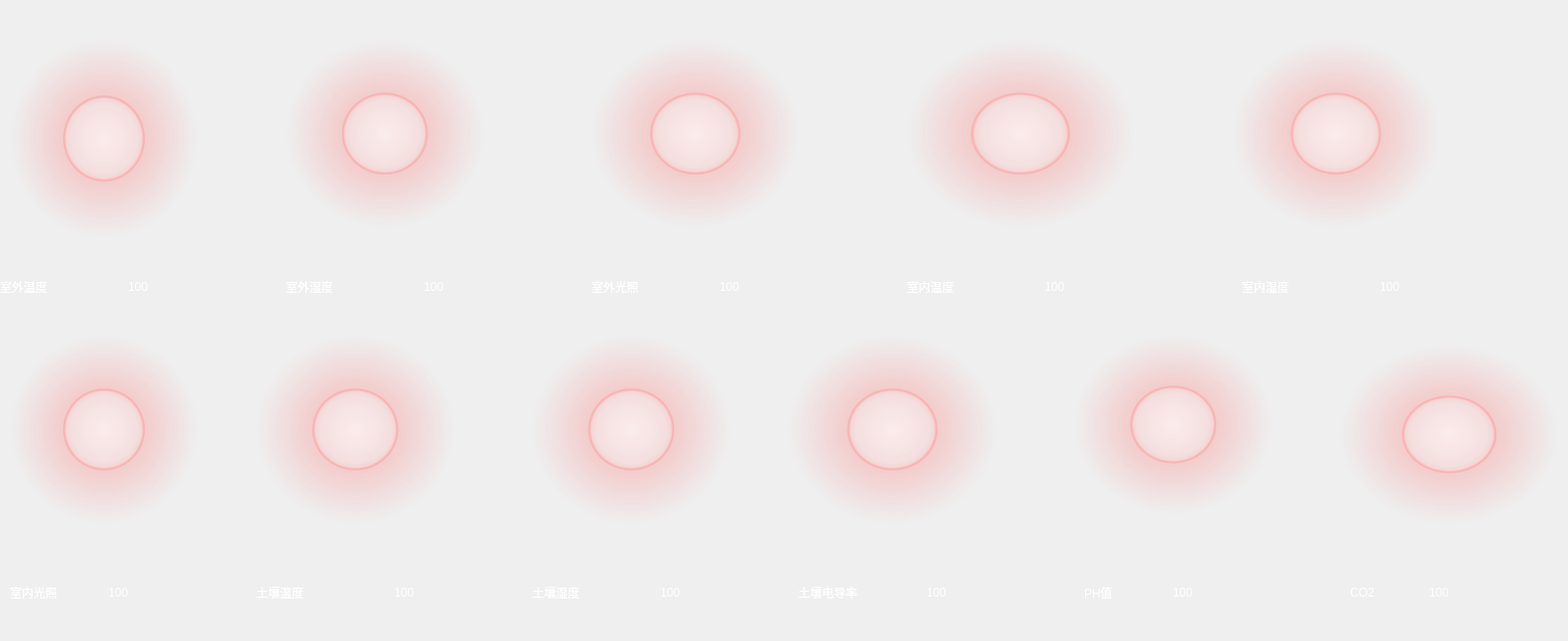
   <widget class="QWidget" name="tab">
    <attribute name="title">
     <string>数据可视化</string>
    </attribute>
    <widget class="QwtDial" name="out_tempDial" native="true">
     <property name="geometry">
      <rect>
       <x>10</x>
       <y>40</y>
       <width>191</width>
       <height>201</height>
      </rect>
     </property>
     <property name="styleSheet">
      <string notr="true">color: rgb(255, 251, 244);
font: 25 12pt &quot;微软雅黑 Light&quot;;
background-color: qradialgradient(spread:pad, cx:0.5, cy:0.5, radius:0.5, fx:0.5, fy:0.5, stop:0 rgba(255, 235, 235, 206), stop:0.35 rgba(255, 188, 188, 80), stop:0.4 rgba(255, 162, 162, 80), stop:0.425 rgba(255, 132, 132, 156), stop:0.44 rgba(252, 128, 128, 80), stop:1 rgba(255, 255, 255, 0));</string>
     </property>
     <property name="upperBound" stdset="0">
      <double>45.000000000000000</double>
     </property>
     <property name="lineWidth" stdset="0">
      <number>4</number>
     </property>
    </widget>
    <widget class="QwtDial" name="out_humiDial" native="true">
     <property name="geometry">
      <rect>
       <x>290</x>
       <y>40</y>
       <width>201</width>
       <height>191</height>
      </rect>
     </property>
     <property name="styleSheet">
      <string notr="true">color: rgb(255, 251, 244);
font: 25 12pt &quot;微软雅黑 Light&quot;;
background-color: qradialgradient(spread:pad, cx:0.5, cy:0.5, radius:0.5, fx:0.5, fy:0.5, stop:0 rgba(255, 235, 235, 206), stop:0.35 rgba(255, 188, 188, 80), stop:0.4 rgba(255, 162, 162, 80), stop:0.425 rgba(255, 132, 132, 156), stop:0.44 rgba(252, 128, 128, 80), stop:1 rgba(255, 255, 255, 0));</string>
     </property>
     <property name="lineWidth" stdset="0">
      <number>4</number>
     </property>
    </widget>
    <widget class="QwtDial" name="out_ligthDial" native="true">
     <property name="geometry">
      <rect>
       <x>600</x>
       <y>40</y>
       <width>211</width>
       <height>191</height>
      </rect>
     </property>
     <property name="styleSheet">
      <string notr="true">color: rgb(255, 251, 244);
font: 25 12pt &quot;微软雅黑 Light&quot;;
background-color: qradialgradient(spread:pad, cx:0.5, cy:0.5, radius:0.5, fx:0.5, fy:0.5, stop:0 rgba(255, 235, 235, 206), stop:0.35 rgba(255, 188, 188, 80), stop:0.4 rgba(255, 162, 162, 80), stop:0.425 rgba(255, 132, 132, 156), stop:0.44 rgba(252, 128, 128, 80), stop:1 rgba(255, 255, 255, 0));</string>
     </property>
     <property name="lineWidth" stdset="0">
      <number>4</number>
     </property>
    </widget>
    <widget class="QwtDial" name="temp_Dial" native="true">
     <property name="geometry">
      <rect>
       <x>920</x>
       <y>40</y>
       <width>231</width>
       <height>191</height>
      </rect>
     </property>
     <property name="styleSheet">
      <string notr="true">color: rgb(255, 255, 246);
font: 25 12pt &quot;微软雅黑 Light&quot;;
background-color: qradialgradient(spread:pad, cx:0.5, cy:0.5, radius:0.5, fx:0.5, fy:0.5, stop:0 rgba(255, 235, 235, 206), stop:0.35 rgba(255, 188, 188, 80), stop:0.4 rgba(255, 162, 162, 80), stop:0.425 rgba(255, 132, 132, 156), stop:0.44 rgba(252, 128, 128, 80), stop:1 rgba(255, 255, 255, 0));</string>
     </property>
     <property name="upperBound" stdset="0">
      <double>60.000000000000000</double>
     </property>
     <property name="lineWidth" stdset="0">
      <number>4</number>
     </property>
    </widget>
    <widget class="QwtDial" name="humi_Dial" native="true">
     <property name="geometry">
      <rect>
       <x>1250</x>
       <y>40</y>
       <width>211</width>
       <height>191</height>
      </rect>
     </property>
     <property name="styleSheet">
      <string notr="true">color: rgb(255, 251, 244);
font: 25 12pt &quot;微软雅黑 Light&quot;;
background-color: qradialgradient(spread:pad, cx:0.5, cy:0.5, radius:0.5, fx:0.5, fy:0.5, stop:0 rgba(255, 235, 235, 206), stop:0.35 rgba(255, 188, 188, 80), stop:0.4 rgba(255, 162, 162, 80), stop:0.425 rgba(255, 132, 132, 156), stop:0.44 rgba(252, 128, 128, 80), stop:1 rgba(255, 255, 255, 0));</string>
     </property>
     <property name="lineWidth" stdset="0">
      <number>4</number>
     </property>
    </widget>
    <widget class="QwtDial" name="ligth_Dial" native="true">
     <property name="geometry">
      <rect>
       <x>10</x>
       <y>340</y>
       <width>191</width>
       <height>191</height>
      </rect>
     </property>
     <property name="cursor">
      <cursorShape>ArrowCursor</cursorShape>
     </property>
     <property name="styleSheet">
      <string notr="true">color: rgb(255, 251, 244);
font: 25 12pt &quot;微软雅黑 Light&quot;;
background-color: qradialgradient(spread:pad, cx:0.5, cy:0.5, radius:0.5, fx:0.5, fy:0.5, stop:0 rgba(255, 235, 235, 206), stop:0.35 rgba(255, 188, 188, 80), stop:0.4 rgba(255, 162, 162, 80), stop:0.425 rgba(255, 132, 132, 156), stop:0.44 rgba(252, 128, 128, 80), stop:1 rgba(255, 255, 255, 0));</string>
     </property>
     <property name="lineWidth" stdset="0">
      <number>4</number>
     </property>
    </widget>
    <widget class="QwtDial" name="soiltempDial" native="true">
     <property name="geometry">
      <rect>
       <x>260</x>
       <y>340</y>
       <width>201</width>
       <height>191</height>
      </rect>
     </property>
     <property name="styleSheet">
      <string notr="true">color: rgb(255, 251, 244);
font: 25 12pt &quot;微软雅黑 Light&quot;;
background-color: qradialgradient(spread:pad, cx:0.5, cy:0.5, radius:0.5, fx:0.5, fy:0.5, stop:0 rgba(255, 235, 235, 206), stop:0.35 rgba(255, 188, 188, 80), stop:0.4 rgba(255, 162, 162, 80), stop:0.425 rgba(255, 132, 132, 156), stop:0.44 rgba(252, 128, 128, 80), stop:1 rgba(255, 255, 255, 0));</string>
     </property>
     <property name="upperBound" stdset="0">
      <double>50.000000000000000</double>
     </property>
     <property name="lineWidth" stdset="0">
      <number>4</number>
     </property>
    </widget>
    <widget class="QwtDial" name="soilhumi_Dial" native="true">
     <property name="geometry">
      <rect>
       <x>540</x>
       <y>340</y>
       <width>201</width>
       <height>191</height>
      </rect>
     </property>
     <property name="styleSheet">
      <string notr="true">color: rgb(255, 251, 244);
font: 25 12pt &quot;微软雅黑 Light&quot;;
background-color: qradialgradient(spread:pad, cx:0.5, cy:0.5, radius:0.5, fx:0.5, fy:0.5, stop:0 rgba(255, 235, 235, 206), stop:0.35 rgba(255, 188, 188, 80), stop:0.4 rgba(255, 162, 162, 80), stop:0.425 rgba(255, 132, 132, 156), stop:0.44 rgba(252, 128, 128, 80), stop:1 rgba(255, 255, 255, 0));</string>
     </property>
     <property name="lineWidth" stdset="0">
      <number>4</number>
     </property>
    </widget>
    <widget class="QwtDial" name="DD_Dial" native="true">
     <property name="geometry">
      <rect>
       <x>800</x>
       <y>340</y>
       <width>211</width>
       <height>191</height>
      </rect>
     </property>
     <property name="styleSheet">
      <string notr="true">color: rgb(255, 251, 244);
font: 25 12pt &quot;微软雅黑 Light&quot;;
background-color: qradialgradient(spread:pad, cx:0.5, cy:0.5, radius:0.5, fx:0.5, fy:0.5, stop:0 rgba(255, 235, 235, 206), stop:0.35 rgba(255, 188, 188, 80), stop:0.4 rgba(255, 162, 162, 80), stop:0.425 rgba(255, 132, 132, 156), stop:0.44 rgba(252, 128, 128, 80), stop:1 rgba(255, 255, 255, 0));</string>
     </property>
     <property name="upperBound" stdset="0">
      <double>45.000000000000000</double>
     </property>
     <property name="lineWidth" stdset="0">
      <number>4</number>
     </property>
    </widget>
    <widget class="QwtDial" name="PH_Dial" native="true">
     <property name="geometry">
      <rect>
       <x>1090</x>
       <y>340</y>
       <width>201</width>
       <height>181</height>
      </rect>
     </property>
     <property name="styleSheet">
      <string notr="true">color: rgb(255, 251, 244);
font: 25 12pt &quot;微软雅黑 Light&quot;;
background-color: qradialgradient(spread:pad, cx:0.5, cy:0.5, radius:0.5, fx:0.5, fy:0.5, stop:0 rgba(255, 235, 235, 206), stop:0.35 rgba(255, 188, 188, 80), stop:0.4 rgba(255, 162, 162, 80), stop:0.425 rgba(255, 132, 132, 156), stop:0.44 rgba(252, 128, 128, 80), stop:1 rgba(255, 255, 255, 0));</string>
     </property>
     <property name="upperBound" stdset="0">
      <double>14.000000000000000</double>
     </property>
     <property name="lineWidth" stdset="0">
      <number>4</number>
     </property>
    </widget>
    <widget class="QLabel" name="label_3">
     <property name="geometry">
      <rect>
       <x>0</x>
       <y>260</y>
       <width>121</width>
       <height>61</height>
      </rect>
     </property>
     <property name="styleSheet">
      <string notr="true">color: rgb(255, 255, 255);
font: 25 18pt &quot;微软雅黑 Light&quot;;</string>
     </property>
     <property name="text">
      <string>室外温度</string>
     </property>
    </widget>
    <widget class="QLabel" name="label_4">
     <property name="geometry">
      <rect>
       <x>290</x>
       <y>270</y>
       <width>121</width>
       <height>41</height>
      </rect>
     </property>
     <property name="styleSheet">
      <string notr="true">color: rgb(255, 255, 255);
font: 25 18pt &quot;微软雅黑 Light&quot;;</string>
     </property>
     <property name="text">
      <string>室外湿度</string>
     </property>
    </widget>
    <widget class="QLabel" name="label_5">
     <property name="geometry">
      <rect>
       <x>600</x>
       <y>270</y>
       <width>121</width>
       <height>41</height>
      </rect>
     </property>
     <property name="styleSheet">
      <string notr="true">color: rgb(255, 255, 255);
font: 25 18pt &quot;微软雅黑 Light&quot;;</string>
     </property>
     <property name="text">
      <string>室外光照</string>
     </property>
    </widget>
    <widget class="QLabel" name="label_6">
     <property name="geometry">
      <rect>
       <x>920</x>
       <y>270</y>
       <width>121</width>
       <height>41</height>
      </rect>
     </property>
     <property name="styleSheet">
      <string notr="true">color: rgb(255, 255, 255);
font: 25 18pt &quot;微软雅黑 Light&quot;;</string>
     </property>
     <property name="text">
      <string>室内温度</string>
     </property>
    </widget>
    <widget class="QLabel" name="label_7">
     <property name="geometry">
      <rect>
       <x>1260</x>
       <y>270</y>
       <width>121</width>
       <height>41</height>
      </rect>
     </property>
     <property name="styleSheet">
      <string notr="true">color: rgb(255, 255, 255);
font: 25 18pt &quot;微软雅黑 Light&quot;;</string>
     </property>
     <property name="text">
      <string>室内湿度</string>
     </property>
    </widget>
    <widget class="QLabel" name="label_8">
     <property name="geometry">
      <rect>
       <x>10</x>
       <y>580</y>
       <width>91</width>
       <height>41</height>
      </rect>
     </property>
     <property name="styleSheet">
      <string notr="true">color: rgb(255, 255, 255);
font: 25 18pt &quot;微软雅黑 Light&quot;;</string>
     </property>
     <property name="text">
      <string>室内光照</string>
     </property>
    </widget>
    <widget class="QLabel" name="label_9">
     <property name="geometry">
      <rect>
       <x>260</x>
       <y>580</y>
       <width>131</width>
       <height>41</height>
      </rect>
     </property>
     <property name="styleSheet">
      <string notr="true">color: rgb(255, 255, 255);
font: 25 18pt &quot;微软雅黑 Light&quot;;</string>
     </property>
     <property name="text">
      <string>土壤温度</string>
     </property>
    </widget>
    <widget class="QLabel" name="label_10">
     <property name="geometry">
      <rect>
       <x>540</x>
       <y>580</y>
       <width>121</width>
       <height>41</height>
      </rect>
     </property>
     <property name="styleSheet">
      <string notr="true">color: rgb(255, 255, 255);
font: 25 18pt &quot;微软雅黑 Light&quot;;</string>
     </property>
     <property name="text">
      <string>土壤湿度</string>
     </property>
    </widget>
    <widget class="QLabel" name="label_11">
     <property name="geometry">
      <rect>
       <x>810</x>
       <y>580</y>
       <width>121</width>
       <height>41</height>
      </rect>
     </property>
     <property name="styleSheet">
      <string notr="true">color: rgb(255, 255, 255);
font: 25 18pt &quot;微软雅黑 Light&quot;;</string>
     </property>
     <property name="text">
      <string>土壤电导率</string>
     </property>
    </widget>
    <widget class="QLabel" name="label_12">
     <property name="geometry">
      <rect>
       <x>1100</x>
       <y>580</y>
       <width>81</width>
       <height>41</height>
      </rect>
     </property>
     <property name="styleSheet">
      <string notr="true">color: rgb(255, 255, 255);
font: 25 18pt &quot;微软雅黑 Light&quot;;</string>
     </property>
     <property name="text">
      <string>PH值</string>
     </property>
    </widget>
    <widget class="QwtDial" name="CO2_Dial" native="true">
     <property name="geometry">
      <rect>
       <x>1360</x>
       <y>350</y>
       <width>221</width>
       <height>181</height>
      </rect>
     </property>
     <property name="cursor">
      <cursorShape>ArrowCursor</cursorShape>
     </property>
     <property name="styleSheet">
      <string notr="true">color: rgb(255, 251, 244);
font: 25 12pt &quot;微软雅黑 Light&quot;;
background-color: qradialgradient(spread:pad, cx:0.5, cy:0.5, radius:0.5, fx:0.5, fy:0.5, stop:0 rgba(255, 235, 235, 206), stop:0.35 rgba(255, 188, 188, 80), stop:0.4 rgba(255, 162, 162, 80), stop:0.425 rgba(255, 132, 132, 156), stop:0.44 rgba(252, 128, 128, 80), stop:1 rgba(255, 255, 255, 0));</string>
     </property>
     <property name="upperBound" stdset="0">
      <double>1000.000000000000000</double>
     </property>
     <property name="lineWidth" stdset="0">
      <number>4</number>
     </property>
    </widget>
    <widget class="QLabel" name="label_13">
     <property name="geometry">
      <rect>
       <x>1370</x>
       <y>580</y>
       <width>71</width>
       <height>41</height>
      </rect>
     </property>
     <property name="styleSheet">
      <string notr="true">color: rgb(255, 255, 255);
font: 25 18pt &quot;微软雅黑 Light&quot;;</string>
     </property>
     <property name="text">
      <string>CO2</string>
     </property>
    </widget>
    <widget class="QLabel" name="out_templabel">
     <property name="geometry">
      <rect>
       <x>130</x>
       <y>270</y>
       <width>71</width>
       <height>41</height>
      </rect>
     </property>
     <property name="styleSheet">
      <string notr="true">color: rgb(255, 255, 255);
font: 25 24pt &quot;微软雅黑 Light&quot;;</string>
     </property>
     <property name="text">
      <string>100</string>
     </property>
    </widget>
    <widget class="QLabel" name="out_humilabel">
     <property name="geometry">
      <rect>
       <x>430</x>
       <y>270</y>
       <width>61</width>
       <height>41</height>
      </rect>
     </property>
     <property name="styleSheet">
      <string notr="true">color: rgb(255, 255, 255);
font: 25 24pt &quot;微软雅黑 Light&quot;;</string>
     </property>
     <property name="text">
      <string>100</string>
     </property>
    </widget>
    <widget class="QLabel" name="out_ligthlabel">
     <property name="geometry">
      <rect>
       <x>730</x>
       <y>270</y>
       <width>71</width>
       <height>41</height>
      </rect>
     </property>
     <property name="styleSheet">
      <string notr="true">color: rgb(255, 255, 255);
font: 25 24pt &quot;微软雅黑 Light&quot;;</string>
     </property>
     <property name="text">
      <string>100</string>
     </property>
    </widget>
    <widget class="QLabel" name="templabel">
     <property name="geometry">
      <rect>
       <x>1060</x>
       <y>270</y>
       <width>61</width>
       <height>41</height>
      </rect>
     </property>
     <property name="styleSheet">
      <string notr="true">color: rgb(255, 255, 255);
font: 25 24pt &quot;微软雅黑 Light&quot;;</string>
     </property>
     <property name="text">
      <string>100</string>
     </property>
    </widget>
    <widget class="QLabel" name="humilabel">
     <property name="geometry">
      <rect>
       <x>1400</x>
       <y>270</y>
       <width>61</width>
       <height>41</height>
      </rect>
     </property>
     <property name="styleSheet">
      <string notr="true">color: rgb(255, 255, 255);
font: 25 24pt &quot;微软雅黑 Light&quot;;</string>
     </property>
     <property name="text">
      <string>100</string>
     </property>
    </widget>
    <widget class="QLabel" name="ligthlabel">
     <property name="geometry">
      <rect>
       <x>110</x>
       <y>580</y>
       <width>61</width>
       <height>41</height>
      </rect>
     </property>
     <property name="styleSheet">
      <string notr="true">color: rgb(255, 255, 255);
font: 25 24pt &quot;微软雅黑 Light&quot;;</string>
     </property>
     <property name="text">
      <string>100</string>
     </property>
    </widget>
    <widget class="QLabel" name="soiltemplabel">
     <property name="geometry">
      <rect>
       <x>400</x>
       <y>580</y>
       <width>61</width>
       <height>41</height>
      </rect>
     </property>
     <property name="styleSheet">
      <string notr="true">color: rgb(255, 255, 255);
font: 25 24pt &quot;微软雅黑 Light&quot;;</string>
     </property>
     <property name="text">
      <string>100</string>
     </property>
    </widget>
    <widget class="QLabel" name="soilhumilabel">
     <property name="geometry">
      <rect>
       <x>670</x>
       <y>580</y>
       <width>61</width>
       <height>41</height>
      </rect>
     </property>
     <property name="styleSheet">
      <string notr="true">color: rgb(255, 255, 255);
font: 25 24pt &quot;微软雅黑 Light&quot;;</string>
     </property>
     <property name="text">
      <string>100</string>
     </property>
    </widget>
    <widget class="QLabel" name="DDlabel">
     <property name="geometry">
      <rect>
       <x>940</x>
       <y>580</y>
       <width>61</width>
       <height>41</height>
      </rect>
     </property>
     <property name="styleSheet">
      <string notr="true">color: rgb(255, 255, 255);
font: 25 24pt &quot;微软雅黑 Light&quot;;</string>
     </property>
     <property name="text">
      <string>100</string>
     </property>
    </widget>
    <widget class="QLabel" name="PHlabel">
     <property name="geometry">
      <rect>
       <x>1190</x>
       <y>580</y>
       <width>61</width>
       <height>41</height>
      </rect>
     </property>
     <property name="styleSheet">
      <string notr="true">color: rgb(255, 255, 255);
font: 25 24pt &quot;微软雅黑 Light&quot;;</string>
     </property>
     <property name="text">
      <string>100</string>
     </property>
    </widget>
    <widget class="QLabel" name="CO2label">
     <property name="geometry">
      <rect>
       <x>1450</x>
       <y>580</y>
       <width>61</width>
       <height>41</height>
      </rect>
     </property>
     <property name="styleSheet">
      <string notr="true">color: rgb(255, 255, 255);
font: 25 24pt &quot;微软雅黑 Light&quot;;</string>
     </property>
     <property name="text">
      <string>100</string>
     </property>
    </widget>
    <widget class="QLabel" name="label">
     <property name="geometry">
      <rect>
       <x>190</x>
       <y>260</y>
       <width>81</width>
       <height>61</height>
      </rect>
     </property>
     <property name="styleSheet">
      <string notr="true">image: url(:/pic/icon_2/sheshidu.png);</string>
     </property>
     <property name="text">
      <string/>
     </property>
    </widget>
    <widget class="QLabel" name="label_2">
     <property name="geometry">
      <rect>
       <x>490</x>
       <y>250</y>
       <width>91</width>
       <height>81</height>
      </rect>
     </property>
     <property name="styleSheet">
      <string notr="true">image: url(:/pic/icon_2/shidu.png);</string>
     </property>
     <property name="text">
      <string/>
     </property>
    </widget>
    <widget class="QLabel" name="label_14">
     <property name="geometry">
      <rect>
       <x>810</x>
       <y>250</y>
       <width>101</width>
       <height>81</height>
      </rect>
     </property>
     <property name="styleSheet">
      <string notr="true">image: url(:/pic/icon_2/guangzhaodu.png);</string>
     </property>
     <property name="text">
      <string/>
     </property>
    </widget>
    <widget class="QLabel" name="label_15">
     <property name="geometry">
      <rect>
       <x>1140</x>
       <y>260</y>
       <width>71</width>
       <height>61</height>
      </rect>
     </property>
     <property name="styleSheet">
      <string notr="true">image: url(:/pic/icon_2/sheshidu.png);</string>
     </property>
     <property name="text">
      <string/>
     </property>
    </widget>
    <widget class="QLabel" name="label_16">
     <property name="geometry">
      <rect>
       <x>1460</x>
       <y>250</y>
       <width>91</width>
       <height>81</height>
      </rect>
     </property>
     <property name="styleSheet">
      <string notr="true">image: url(:/pic/icon_2/shidu.png);</string>
     </property>
     <property name="text">
      <string/>
     </property>
    </widget>
    <widget class="QLabel" name="label_17">
     <property name="geometry">
      <rect>
       <x>160</x>
       <y>560</y>
       <width>91</width>
       <height>71</height>
      </rect>
     </property>
     <property name="styleSheet">
      <string notr="true">image: url(:/pic/icon_2/guangzhaodu.png);</string>
     </property>
     <property name="text">
      <string/>
     </property>
    </widget>
    <widget class="QLabel" name="label_18">
     <property name="geometry">
      <rect>
       <x>460</x>
       <y>570</y>
       <width>71</width>
       <height>71</height>
      </rect>
     </property>
     <property name="styleSheet">
      <string notr="true">image: url(:/pic/icon_2/turangwendu.png);</string>
     </property>
     <property name="text">
      <string/>
     </property>
    </widget>
    <widget class="QLabel" name="label_19">
     <property name="geometry">
      <rect>
       <x>730</x>
       <y>570</y>
       <width>81</width>
       <height>71</height>
      </rect>
     </property>
     <property name="styleSheet">
      <string notr="true">image: url(:/pic/icon_2/turangshidu.png);</string>
     </property>
     <property name="text">
      <string/>
     </property>
    </widget>
    <widget class="QLabel" name="label_20">
     <property name="geometry">
      <rect>
       <x>1000</x>
       <y>560</y>
       <width>81</width>
       <height>81</height>
      </rect>
     </property>
     <property name="styleSheet">
      <string notr="true">image: url(:/pic/icon_2/turangdiandaoshuai.png);</string>
     </property>
     <property name="text">
      <string/>
     </property>
    </widget>
    <widget class="QLabel" name="label_21">
     <property name="geometry">
      <rect>
       <x>1260</x>
       <y>560</y>
       <width>81</width>
       <height>71</height>
      </rect>
     </property>
     <property name="styleSheet">
      <string notr="true">image: url(:/pic/icon_2/PHzhi.png);</string>
     </property>
     <property name="text">
      <string/>
     </property>
    </widget>
    <widget class="QLabel" name="label_22">
     <property name="geometry">
      <rect>
       <x>1511</x>
       <y>560</y>
       <width>71</width>
       <height>71</height>
      </rect>
     </property>
     <property name="styleSheet">
      <string notr="true">image: url(:/pic/icon_2/co2.png);</string>
     </property>
     <property name="text">
      <string/>
     </property>
    </widget>
   </widget>
